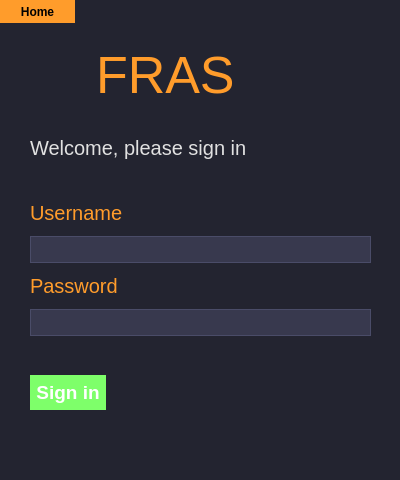
<?xml version="1.0" encoding="UTF-8"?>
<ui version="4.0">
 <class>Dialog</class>
 <widget class="QDialog" name="Dialog">
  <property name="geometry">
   <rect>
    <x>0</x>
    <y>0</y>
    <width>400</width>
    <height>480</height>
   </rect>
  </property>
  <property name="sizePolicy">
   <sizepolicy hsizetype="Maximum" vsizetype="Fixed">
    <horstretch>0</horstretch>
    <verstretch>0</verstretch>
   </sizepolicy>
  </property>
  <property name="windowTitle">
   <string>Instructor Login</string>
  </property>
  <property name="styleSheet">
   <string notr="true">/*Copyright (c) DevSec Studio. All rights reserved.

MIT License

Permission is hereby granted, free of charge, to any person obtaining a copy
of this software and associated documentation files (the &quot;Software&quot;), to deal
in the Software without restriction, including without limitation the rights
to use, copy, modify, merge, publish, distribute, sublicense, and/or sell
copies of the Software, and to permit persons to whom the Software is
furnished to do so, subject to the following conditions:

The above copyright notice and this permission notice shall be included in all
copies or substantial portions of the Software.

THE SOFTWARE IS PROVIDED *AS IS*, WITHOUT WARRANTY OF ANY KIND, EXPRESS OR
IMPLIED, INCLUDING BUT NOT LIMITED TO THE WARRANTIES OF MERCHANTABILITY,
FITNESS FOR A PARTICULAR PURPOSE AND NONINFRINGEMENT. IN NO EVENT SHALL THE
AUTHORS OR COPYRIGHT HOLDERS BE LIABLE FOR ANY CLAIM, DAMAGES OR OTHER
LIABILITY, WHETHER IN AN ACTION OF CONTRACT, TORT OR OTHERWISE, ARISING FROM,
OUT OF OR IN CONNECTION WITH THE SOFTWARE OR THE USE OR OTHER DEALINGS IN THE SOFTWARE.
*/

/*-----QWidget-----*/
QWidget
{
	background-color: #232430;
	color: #000000;
	border-color: #000000;

}


/*-----QLabel-----*/
QLabel
{
	background-color: #232430;
	color: #c1c1c1;
	border-color: #000000;

}


/*-----QPushButton-----*/
QPushButton
{
	background-color: #ff9c2b;
	color: #000000;
	font-weight: bold;
	border-style: solid;
	border-color: #000000;
	padding: 6px;

}


QPushButton::hover
{
	background-color: #ffaf5d;

}


QPushButton::pressed
{
	background-color: #dd872f;

}


/*-----QToolButton-----*/
QToolButton
{
	background-color: #ff9c2b;
	color: #000000;
	font-weight: bold;
	border-style: solid;
	border-color: #000000;
	padding: 6px;

}


QToolButton::hover
{
	background-color: #ffaf5d;

}


QToolButton::pressed
{
	background-color: #dd872f;

}


/*-----QLineEdit-----*/
QLineEdit
{
	background-color: #38394e;
	color: #c1c1c1;
	border-style: solid;
	border-width: 1px;
	border-color: #4a4c68;

}


/*-----QTableView-----*/
QTableView, 
QHeaderView, 
QTableView::item 
{
	background-color: #232430;
	color: #c1c1c1;
	border: none;

}


QTableView::item:selected 
{ 
    background-color: #41424e;
    color: #c1c1c1;

}


QHeaderView::section:horizontal 
{
    background-color: #232430;
	border: 1px solid #37384d;
	padding: 5px;

}


QTableView::indicator{
	background-color: #1d1d28;
	border: 1px solid #37384d;

}


QTableView::indicator:checked{
	image:url(&quot;./ressources/check.png&quot;); /*To replace*/
	background-color: #1d1d28;

}

/*-----QTabWidget-----*/
QTabWidget::pane 
{ 
    border: none;

}


QTabWidget::tab-bar 
{
    left: 5px; 

}


QTabBar::tab 
{
    color: #c1c1c1;
    min-width: 1px;
	padding-left: 25px;
	margin-left:-22px;
    height: 28px;
	border: none;

}


QTabBar::tab:selected 
{
    color: #c1c1c1;
	font-weight: bold;
    height: 28px;

}


QTabBar::tab:!first 
{
    margin-left: -20px;

}


QTabBar::tab:hover 
{
    color: #DDD;

}


/*-----QScrollBar-----*/
QScrollBar:horizontal 
{
    background-color: transparent;
    height: 8px;
    margin: 0px;
    padding: 0px;

}


QScrollBar::handle:horizontal 
{
    border: none;
	min-width: 100px;
    background-color: #56576c;

}


QScrollBar::add-line:horizontal, 
QScrollBar::sub-line:horizontal,
QScrollBar::add-page:horizontal, 
QScrollBar::sub-page:horizontal 
{
    width: 0px;
    background-color: transparent;

}


QScrollBar:vertical 
{
    background-color: transparent;
    width: 8px;
    margin: 0;

}


QScrollBar::handle:vertical 
{
    border: none;
	min-height: 100px;
    background-color: #56576c;

}


QScrollBar::add-line:vertical, 
QScrollBar::sub-line:vertical,
QScrollBar::add-page:vertical, 
QScrollBar::sub-page:vertical 
{
    height: 0px;
    background-color: transparent;

}
</string>
  </property>
  <widget class="QWidget" name="verticalLayoutWidget">
   <property name="geometry">
    <rect>
     <x>30</x>
     <y>40</y>
     <width>341</width>
     <height>381</height>
    </rect>
   </property>
   <layout class="QVBoxLayout" name="verticalLayout">
    <item>
     <layout class="QHBoxLayout" name="horizontalLayout_2">
      <item>
       <widget class="QLabel" name="Icon">
        <property name="sizePolicy">
         <sizepolicy hsizetype="Fixed" vsizetype="Fixed">
          <horstretch>0</horstretch>
          <verstretch>0</verstretch>
         </sizepolicy>
        </property>
        <property name="minimumSize">
         <size>
          <width>60</width>
          <height>60</height>
         </size>
        </property>
        <property name="maximumSize">
         <size>
          <width>60</width>
          <height>60</height>
         </size>
        </property>
        <property name="text">
         <string/>
        </property>
        <property name="pixmap">
         <pixmap>fro.png</pixmap>
        </property>
        <property name="scaledContents">
         <bool>true</bool>
        </property>
       </widget>
      </item>
      <item>
       <widget class="QLabel" name="title_label">
        <property name="sizePolicy">
         <sizepolicy hsizetype="Fixed" vsizetype="Fixed">
          <horstretch>0</horstretch>
          <verstretch>0</verstretch>
         </sizepolicy>
        </property>
        <property name="font">
         <font>
          <pointsize>39</pointsize>
         </font>
        </property>
        <property name="styleSheet">
         <string notr="true">color: rgb(255, 156, 43);</string>
        </property>
        <property name="text">
         <string>FRAS</string>
        </property>
        <property name="alignment">
         <set>Qt::AlignLeading|Qt::AlignLeft|Qt::AlignVCenter</set>
        </property>
       </widget>
      </item>
      <item>
       <spacer name="horizontalSpacer">
        <property name="orientation">
         <enum>Qt::Horizontal</enum>
        </property>
        <property name="sizeType">
         <enum>QSizePolicy::Expanding</enum>
        </property>
        <property name="sizeHint" stdset="0">
         <size>
          <width>40</width>
          <height>20</height>
         </size>
        </property>
       </spacer>
      </item>
     </layout>
    </item>
    <item>
     <spacer name="verticalSpacer_2">
      <property name="orientation">
       <enum>Qt::Vertical</enum>
      </property>
      <property name="sizeType">
       <enum>QSizePolicy::Fixed</enum>
      </property>
      <property name="sizeHint" stdset="0">
       <size>
        <width>20</width>
        <height>20</height>
       </size>
      </property>
     </spacer>
    </item>
    <item>
     <widget class="QLabel" name="label">
      <property name="sizePolicy">
       <sizepolicy hsizetype="Preferred" vsizetype="Fixed">
        <horstretch>0</horstretch>
        <verstretch>0</verstretch>
       </sizepolicy>
      </property>
      <property name="minimumSize">
       <size>
        <width>0</width>
        <height>0</height>
       </size>
      </property>
      <property name="font">
       <font>
        <pointsize>15</pointsize>
       </font>
      </property>
      <property name="styleSheet">
       <string notr="true">color:rgb(225, 225, 225);
</string>
      </property>
      <property name="text">
       <string>Welcome, please sign in</string>
      </property>
     </widget>
    </item>
    <item>
     <spacer name="verticalSpacer">
      <property name="orientation">
       <enum>Qt::Vertical</enum>
      </property>
      <property name="sizeType">
       <enum>QSizePolicy::Fixed</enum>
      </property>
      <property name="sizeHint" stdset="0">
       <size>
        <width>20</width>
        <height>30</height>
       </size>
      </property>
     </spacer>
    </item>
    <item>
     <widget class="QLabel" name="label_2">
      <property name="sizePolicy">
       <sizepolicy hsizetype="Preferred" vsizetype="Fixed">
        <horstretch>0</horstretch>
        <verstretch>0</verstretch>
       </sizepolicy>
      </property>
      <property name="styleSheet">
       <string notr="true">font-size:15pt; color:#ff9c2b;</string>
      </property>
      <property name="text">
       <string>Username</string>
      </property>
     </widget>
    </item>
    <item>
     <widget class="QLineEdit" name="username">
      <property name="sizePolicy">
       <sizepolicy hsizetype="Minimum" vsizetype="Fixed">
        <horstretch>0</horstretch>
        <verstretch>0</verstretch>
       </sizepolicy>
      </property>
      <property name="minimumSize">
       <size>
        <width>285</width>
        <height>0</height>
       </size>
      </property>
      <property name="maximumSize">
       <size>
        <width>16777215</width>
        <height>16777215</height>
       </size>
      </property>
      <property name="styleSheet">
       <string notr="true">font-size:14pt; color:rgb(243, 243, 243)</string>
      </property>
     </widget>
    </item>
    <item>
     <widget class="QLabel" name="label_3">
      <property name="sizePolicy">
       <sizepolicy hsizetype="Preferred" vsizetype="Fixed">
        <horstretch>0</horstretch>
        <verstretch>0</verstretch>
       </sizepolicy>
      </property>
      <property name="styleSheet">
       <string notr="true">font-size:15pt; color:#ff9c2b;</string>
      </property>
      <property name="text">
       <string>Password</string>
      </property>
     </widget>
    </item>
    <item>
     <widget class="QLineEdit" name="password">
      <property name="sizePolicy">
       <sizepolicy hsizetype="Minimum" vsizetype="Fixed">
        <horstretch>0</horstretch>
        <verstretch>0</verstretch>
       </sizepolicy>
      </property>
      <property name="minimumSize">
       <size>
        <width>285</width>
        <height>0</height>
       </size>
      </property>
      <property name="styleSheet">
       <string notr="true">font-size:14pt; color:rgb(243, 243, 243)</string>
      </property>
      <property name="text">
       <string/>
      </property>
     </widget>
    </item>
    <item>
     <widget class="QLabel" name="labelResult">
      <property name="enabled">
       <bool>true</bool>
      </property>
      <property name="sizePolicy">
       <sizepolicy hsizetype="Preferred" vsizetype="Maximum">
        <horstretch>0</horstretch>
        <verstretch>0</verstretch>
       </sizepolicy>
      </property>
      <property name="font">
       <font>
        <pointsize>11</pointsize>
       </font>
      </property>
      <property name="styleSheet">
       <string notr="true">color: rgb(170, 0, 0);</string>
      </property>
      <property name="text">
       <string/>
      </property>
     </widget>
    </item>
    <item>
     <widget class="QPushButton" name="loginbutton">
      <property name="sizePolicy">
       <sizepolicy hsizetype="Maximum" vsizetype="Fixed">
        <horstretch>0</horstretch>
        <verstretch>0</verstretch>
       </sizepolicy>
      </property>
      <property name="styleSheet">
       <string notr="true">background-color:rgb(126, 255, 106); font-size:14pt; color:rgb(255, 255, 255)</string>
      </property>
      <property name="text">
       <string>Sign in</string>
      </property>
     </widget>
    </item>
   </layout>
  </widget>
  <widget class="QPushButton" name="home_btn">
   <property name="geometry">
    <rect>
     <x>0</x>
     <y>0</y>
     <width>75</width>
     <height>23</height>
    </rect>
   </property>
   <property name="text">
    <string>Home</string>
   </property>
  </widget>
 </widget>
 <resources/>
 <connections/>
</ui>
